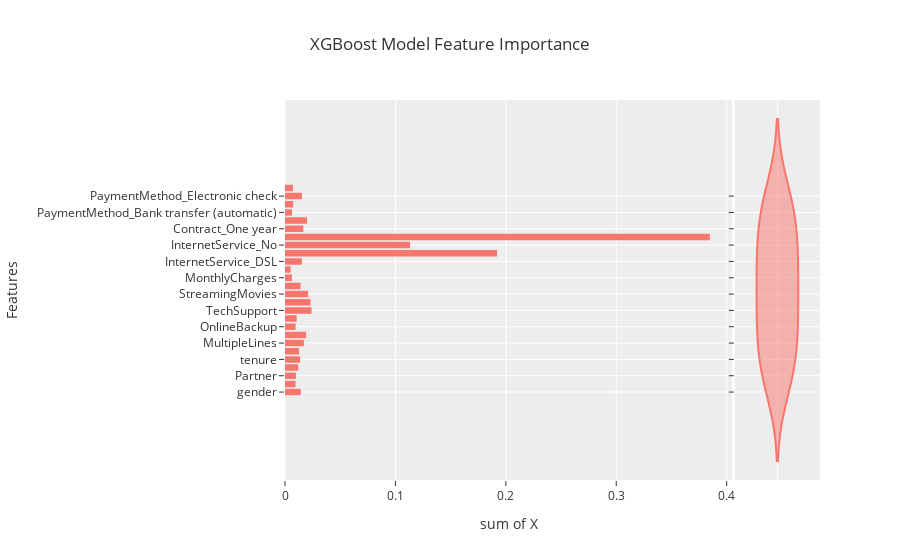

The code cell stored with this chart in its notebook:
### Code cell
x = model_5.feature_importances_
y = df.drop('Churn', axis=1).columns
px.histogram(x=x, y=y, marginal='violin', template='ggplot2',
             labels={'x': 'X', 'y':'Features',},
             title='XGBoost Model Feature Importance')

### Figure 1 — Plotly figure (JSON) as saved in the notebook; plotly's stock layout.template omitted (floating-point values rounded to 4 significant figures)
{"data": [{"alignmentgroup": "True", "bingroup": "y", "histfunc": "sum", "hovertemplate": "sum of X=%{x}<br>Features=%{y}<extra></extra>", "legendgroup": "", "marker": {"color": "#F8766D", "pattern": {"shape": ""}}, "name": "", "offsetgroup": "", "orientation": "h", "showlegend": false, "type": "histogram", "x": [0.01433, 0.009495, 0.009841, 0.01197, 0.01362, 0.01279, 0.01708, 0.01912, 0.009567, 0.0106, 0.02401, 0.02305, 0.02098, 0.0141, 0.006249, 0.005118, 0.01525, 0.192, 0.1133, 0.3847, 0.01657, 0.01992, 0.00634, 0.007432, 0.01531, 0.007193], "xaxis": "x", "y": ["gender", "SeniorCitizen", "Partner", "Dependents", "tenure", "PhoneService", "MultipleLines", "OnlineSecurity", "OnlineBackup", "DeviceProtection", "TechSupport", "StreamingTV", "StreamingMovies", "PaperlessBilling", "MonthlyCharges", "TotalCharges", "InternetService_DSL", "InternetService_Fiber optic", "InternetService_No", "Contract_Month-to-month", "Contract_One year", "Contract_Two year", "PaymentMethod_Bank transfer (automatic)", "PaymentMethod_Credit card (automatic)", "PaymentMethod_Electronic check", "PaymentMethod_Mailed check"], "yaxis": "y"}, {"alignmentgroup": "True", "hovertemplate": "Features=%{y}<extra></extra>", "legendgroup": "", "marker": {"color": "#F8766D"}, "name": "", "offsetgroup": "", "scalegroup": "y", "showlegend": false, "type": "violin", "xaxis": "x2", "y": ["gender", "SeniorCitizen", "Partner", "Dependents", "tenure", "PhoneService", "MultipleLines", "OnlineSecurity", "OnlineBackup", "DeviceProtection", "TechSupport", "StreamingTV", "StreamingMovies", "PaperlessBilling", "MonthlyCharges", "TotalCharges", "InternetService_DSL", "InternetService_Fiber optic", "InternetService_No", "Contract_Month-to-month", "Contract_One year", "Contract_Two year", "PaymentMethod_Bank transfer (automatic)", "PaymentMethod_Credit card (automatic)", "PaymentMethod_Electronic check", "PaymentMethod_Mailed check"], "yaxis": "y2"}], "layout": {"barmode": "relative", "legend": {"tracegroupgap": 0}, "title": {"text": "XGBoost Model Feature Importance"}, "xaxis": {"anchor": "y", "domain": [0, 0.8358], "title": {"text": "sum of X"}}, "xaxis2": {"anchor": "y2", "domain": [0.8408, 1], "matches": "x2", "showline": false, "showticklabels": false, "ticks": ""}, "yaxis": {"anchor": "x", "domain": [0, 1], "title": {"text": "Features"}}, "yaxis2": {"anchor": "x2", "domain": [0, 1], "matches": "y", "showticklabels": false}}}
